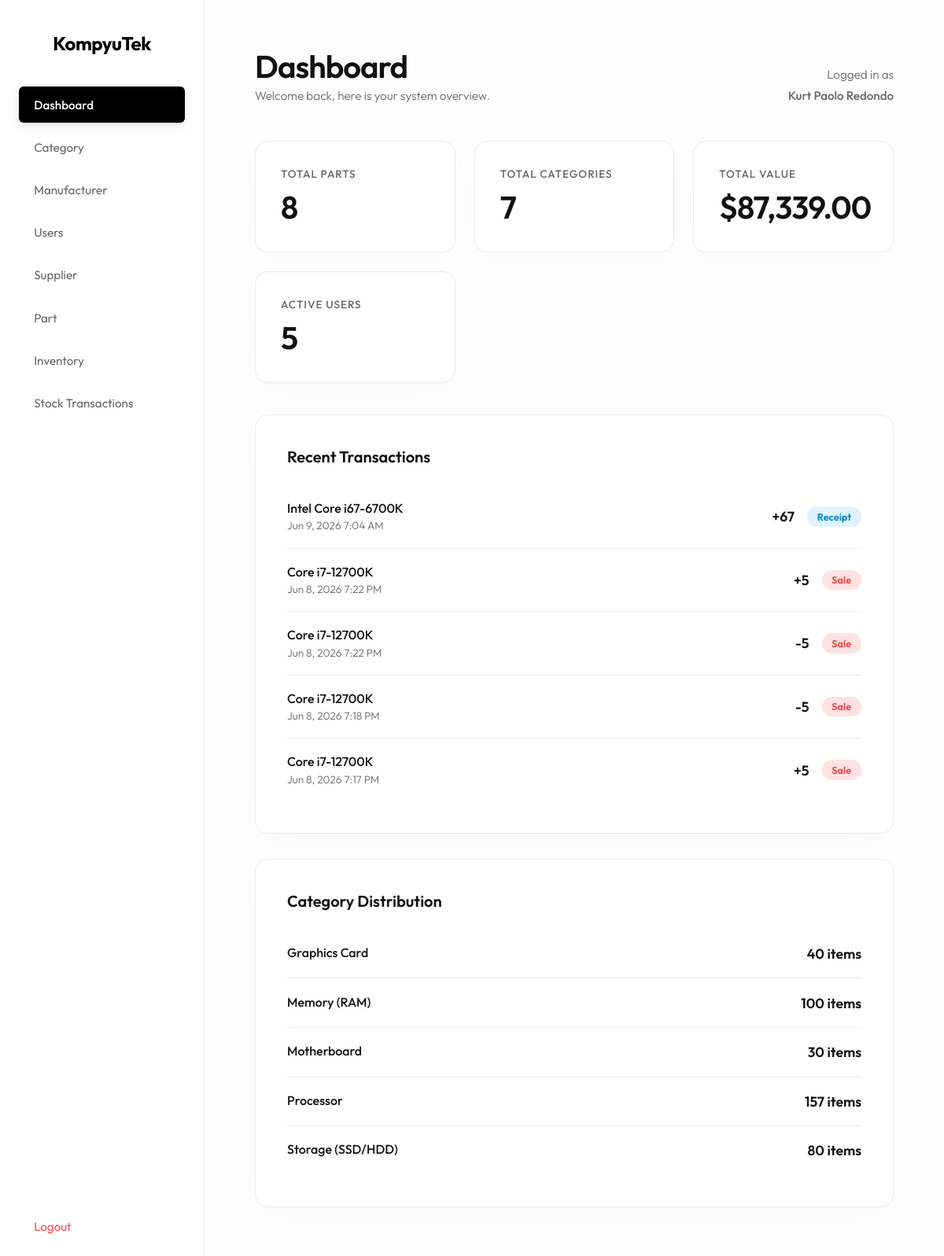
The page /index.php (signed in) on the database as committed earlier.
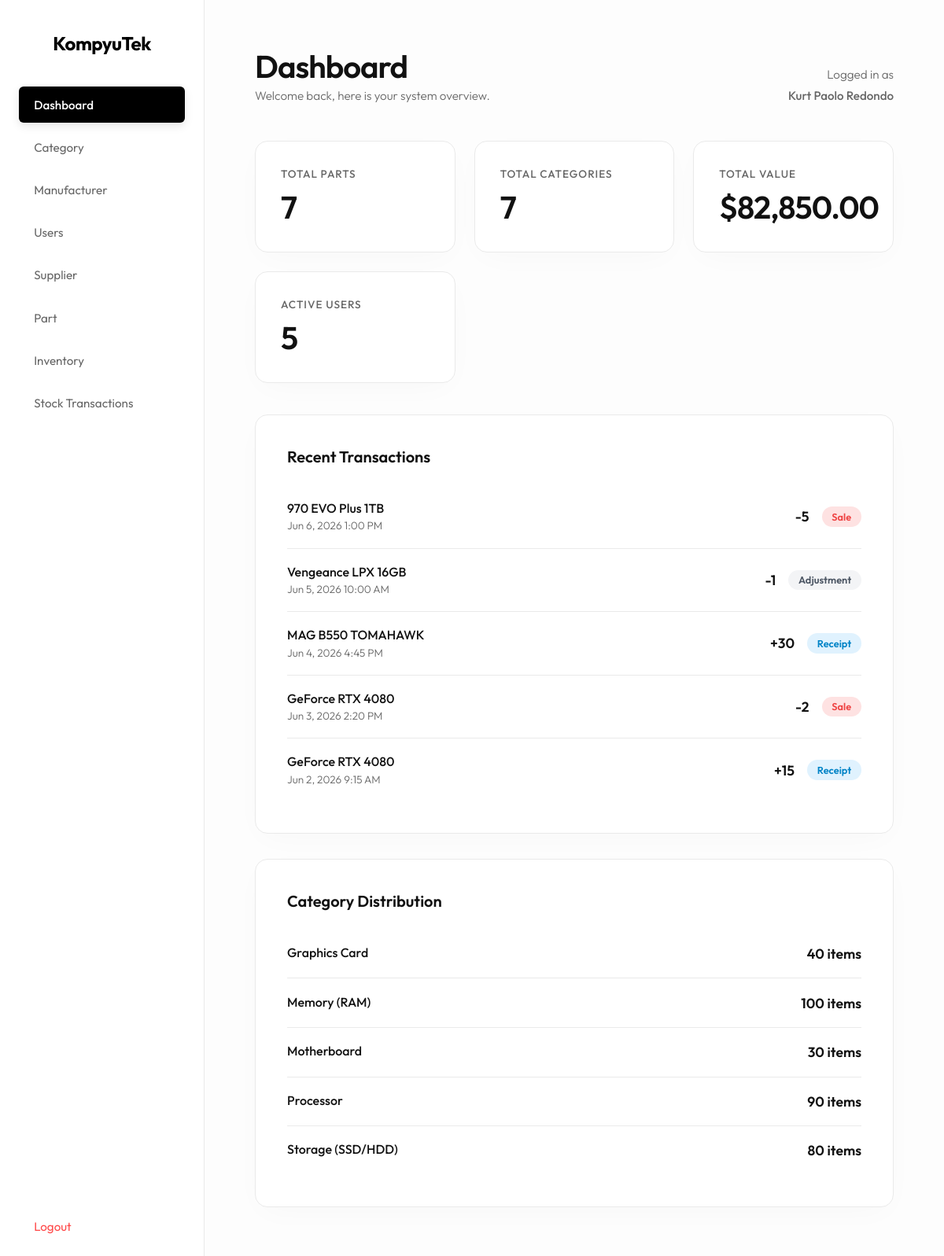
The same page on the database as committed later.
### tables this page shows
CREATE TABLE `StockTransaction` (
  `TransactionID` int(11) NOT NULL,
  `TransactionType` varchar(255) NOT NULL,
  `Quantity` int(11) NOT NULL,
  `TransactionDate` datetime NOT NULL,
  `Notes` varchar(255) DEFAULT NULL,
  `PartID` int(11) DEFAULT NULL,
  `SupplierID` int(11) DEFAULT NULL,
  `UserID` int(11) DEFAULT NULL,
  `ReferenceNumber` varchar(255) DEFAULT NULL
);

CREATE TABLE `Part` (
  `PartID` int(11) NOT NULL,
  `SKU` varchar(255) NOT NULL,
  `PartName` varchar(255) NOT NULL,
  `ModelNumber` varchar(255) DEFAULT NULL,
  `CategoryID` int(11) DEFAULT NULL,
  `ManufacturerID` int(11) DEFAULT NULL,
  `Description` varchar(255) DEFAULT NULL,
  `Price` decimal(10,2) DEFAULT NULL
);

### index.php (the view, shortened to what the changed rows need)
<?php
include 'db.php';
$total_parts = 0;
$query_parts = "SELECT COUNT(*) AS total FROM Part";
$parts_result = $conn->query($query_parts);
if ($parts_result) {
    $parts_row = $parts_result->fetch_assoc();
    $total_parts = $parts_row['total'];
}
$total_categories = 0;
$query_cats = "SELECT COUNT(*) AS total FROM Category";
$cats_result = $conn->query($query_cats);
if ($cats_result) {
    $cats_row = $cats_result->fetch_assoc();
    $total_categories = $cats_row['total'];
}
$total_users = 0;
$query_users = "SELECT COUNT(*) AS total FROM Users WHERE IsActive = 1";
$users_result = $conn->query($query_users);
if ($users_result) {
    $users_row = $users_result->fetch_assoc();
    $total_users = $users_row['total'];
}
$total_inventory_value = 0;
$query_value = "SELECT SUM(Inventory.QuantityOnHand * Part.Price) AS total_value FROM Inventory JOIN Part ON Inventory.PartID = Part.PartID";
$value_result = $conn->query($query_value);
if ($value_result) {
    $value_row = $value_result->fetch_assoc();
    if ($value_row['total_value'] != null) {
        $total_inventory_value = $value_row['total_value'];
    }
}
$query_recent_transactions = "
    SELECT StockTransaction.TransactionType, StockTransaction.Quantity, StockTransaction.TransactionDate, Part.PartName
    FROM StockTransaction
    JOIN Part ON StockTransaction.PartID = Part.PartID
    ORDER BY StockTransaction.TransactionDate DESC
    LIMIT 5
";
$recent_transactions_result = $conn->query($query_recent_transactions);
$query_category_distribution = "
    SELECT c.CategoryName, SUM(i.QuantityOnHand) AS TotalItemsInStock
    FROM Part p
    INNER JOIN Inventory i ON p.PartID = i.PartID
    INNER JOIN Category c ON p.CategoryID = c.CategoryID
    GROUP BY c.CategoryName
";
$category_distribution_result = $conn->query($query_category_distribution);
?>
<!DOCTYPE html>
<html>
<head>
    <link rel="stylesheet" href="style.css?v=<?= time() ?>">
</head>
<body>
    <div class="sidebar">
        <h2>KompyuTek</h2>
    </div>
    <div class="main-content">
        <div class="header">
            <div>
                <h1>Dashboard</h1>
            </div>
        </div>
        <div class="metrics-grid">
            <div class="metric-card">
                <span>Total Parts</span>
                <h2><?= number_format($total_parts) ?></h2>
            </div>
            <div class="metric-card">
                <h2><?= number_format($total_categories) ?></h2>
            </div>
            <div class="metric-card">
                <span>Total Value</span>
                <h2>$<?= number_format((float)$total_inventory_value, 2) ?></h2>
            </div>
            <div class="metric-card">
                <h2><?= number_format($total_users) ?></h2>
            </div>
        </div>
        <div class="card">
            <ul class="recent-list">
                <?php
                if ($recent_transactions_result) {
                    if ($recent_transactions_result->num_rows > 0) {
                        while ($transaction_row = $recent_transactions_result->fetch_assoc()) {
                            $type_css_class = '';
                            if ($transaction_row['TransactionType'] == 'Receipt') {
                                $type_css_class = 'tx-receipt';
                            } else if ($transaction_row['TransactionType'] == 'Sale') {
                                $type_css_class = 'tx-sale';
                            } else {
                                $type_css_class = 'tx-adjustment';
                            }
                            $math_sign = '';
                            if ((int)$transaction_row['Quantity'] > 0) {
                                $math_sign = '+';
                            }
                            ?>
                            <li>
                                <div>
                                    <p class="feed-item-title"><?= htmlspecialchars($transaction_row['PartName']) ?></p>
                                    <p class="feed-item-date"><?= date('M j, Y g:i A', strtotime($transaction_row['TransactionDate'])) ?></p>
                                </div>
                                <div class="feed-item-right">
                                    <span class="feed-qty"><?= $math_sign ?><?= htmlspecialchars($transaction_row['Quantity']) ?></span>
                                    <span class="tx-type <?= $type_css_class ?>"><?= htmlspecialchars($transaction_row['TransactionType']) ?></span>
                                </div>
                            </li>
                            <?php
                        }
                    } else {
                        echo '<li class="feed-empty">No recent transactions found.</li>';
                    }
                }
                ?>
            </ul>
        </div>
        <div class="card" style="margin-top: 20px;">
            <ul class="recent-list">
                <?php
                if ($category_distribution_result) {
                    if ($category_distribution_result->num_rows > 0) {
                        while ($cat_row = $category_distribution_result->fetch_assoc()) {
                            ?>
                            <li>
                                <div>
                                    <p class="feed-item-title"><?= htmlspecialchars($cat_row['CategoryName']) ?></p>
                                </div>
                                <div class="feed-item-right">
                                    <span class="feed-qty"><?= number_format($cat_row['TotalItemsInStock']) ?> items</span>
                                </div>
                            </li>
                            <?php
                        }
                    } else {
                        echo '<li class="feed-empty">No category distribution data found.</li>';
                    }
                }
                ?>
            </ul>
        </div>
    </div>
</body>
</html>

Rows that differ between the two databases and show on the page:
removed stocktransaction: PartID.PartName "Intel Core i67-6700K", TransactionDate "Jun 9, 2026 7:04 AM", Quantity "+", Quantity "67", TransactionType "Receipt"
removed stocktransaction: PartID.PartName "Core i7-12700K", TransactionDate "Jun 8, 2026 7:22 PM", Quantity "+", Quantity "5", TransactionType "Sale"
removed stocktransaction: PartID.PartName "Core i7-12700K", TransactionDate "Jun 8, 2026 7:22 PM", Quantity "-5", TransactionType "Sale"
removed stocktransaction: PartID.PartName "Core i7-12700K", TransactionDate "Jun 8, 2026 7:18 PM", Quantity "-5", TransactionType "Sale"
removed stocktransaction: PartID.PartName "Core i7-12700K", TransactionDate "Jun 8, 2026 7:17 PM", Quantity "+", Quantity "5", TransactionType "Sale"
now on this page (row unchanged): stocktransaction: PartID.PartName "970 EVO Plus 1TB", TransactionDate "Jun 6, 2026 1:00 PM", Quantity "-5", TransactionType "Sale"
now on this page (row unchanged): stocktransaction: PartID.PartName "Vengeance LPX 16GB", TransactionDate "Jun 5, 2026 10:00 AM", Quantity "-1", TransactionType "Adjustment"
now on this page (row unchanged): stocktransaction: PartID.PartName "MAG B550 TOMAHAWK", TransactionDate "Jun 4, 2026 4:45 PM", Quantity "+", Quantity "30", TransactionType "Receipt"
now on this page (row unchanged): stocktransaction: PartID.PartName "GeForce RTX 4080", TransactionDate "Jun 3, 2026 2:20 PM", Quantity "-2", TransactionType "Sale"
now on this page (row unchanged): stocktransaction: PartID.PartName "GeForce RTX 4080", TransactionDate "Jun 2, 2026 9:15 AM", Quantity "+", Quantity "15", TransactionType "Receipt"
Other text that changed with them:
$total_parts: "8" → "7"
$total_inventory_value: "87,339.00" → "82,850.00"
new list line: "Processor 90 items"
list line gone: "Processor 157 items"
